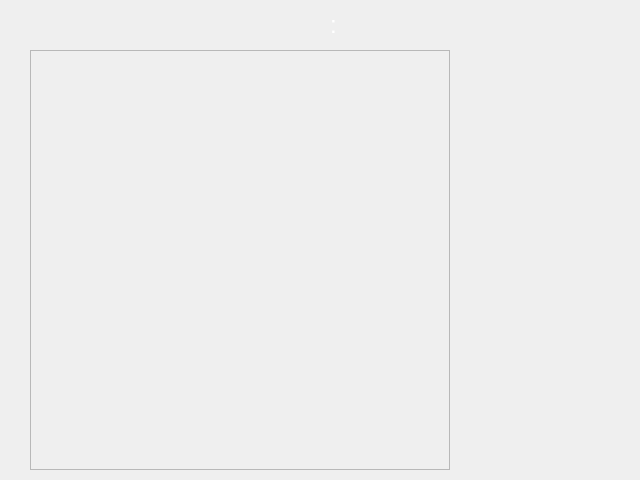
<?xml version="1.0" encoding="UTF-8"?>
<ui version="4.0">
 <class>guiGame</class>
 <widget class="QMainWindow" name="guiGame">
  <property name="geometry">
   <rect>
    <x>0</x>
    <y>0</y>
    <width>640</width>
    <height>480</height>
   </rect>
  </property>
  <property name="windowTitle">
   <string>MainWindow</string>
  </property>
  <property name="styleSheet">
   <string notr="true">background-image:url(:/img/bg.png);</string>
  </property>
  <widget class="QWidget" name="centralwidget">
   <widget class="QFrame" name="frame">
    <property name="geometry">
     <rect>
      <x>30</x>
      <y>50</y>
      <width>420</width>
      <height>420</height>
     </rect>
    </property>
    <property name="frameShape">
     <enum>QFrame::StyledPanel</enum>
    </property>
    <property name="frameShadow">
     <enum>QFrame::Raised</enum>
    </property>
   </widget>
   <widget class="QLabel" name="label">
    <property name="geometry">
     <rect>
      <x>330</x>
      <y>10</y>
      <width>47</width>
      <height>31</height>
     </rect>
    </property>
    <property name="styleSheet">
     <string notr="true">background:none;</string>
    </property>
    <property name="text">
     <string>&lt;html&gt;&lt;head/&gt;&lt;body&gt;&lt;p&gt;&lt;span style=&quot; font-size:18pt; color:#ffffff;&quot;&gt;:&lt;/span&gt;&lt;/p&gt;&lt;/body&gt;&lt;/html&gt;</string>
    </property>
   </widget>
   <widget class="QLabel" name="label_2">
    <property name="geometry">
     <rect>
      <x>30</x>
      <y>10</y>
      <width>101</width>
      <height>31</height>
     </rect>
    </property>
    <property name="styleSheet">
     <string notr="true">background:none;</string>
    </property>
    <property name="text">
     <string>&lt;html&gt;&lt;head/&gt;&lt;body&gt;&lt;p&gt;&lt;br/&gt;&lt;/p&gt;&lt;/body&gt;&lt;/html&gt;</string>
    </property>
   </widget>
   <widget class="QLabel" name="label_3">
    <property name="geometry">
     <rect>
      <x>530</x>
      <y>10</y>
      <width>101</width>
      <height>31</height>
     </rect>
    </property>
    <property name="styleSheet">
     <string notr="true">background:none;</string>
    </property>
    <property name="text">
     <string>&lt;html&gt;&lt;head/&gt;&lt;body&gt;&lt;p&gt;&lt;br/&gt;&lt;/p&gt;&lt;/body&gt;&lt;/html&gt;</string>
    </property>
   </widget>
   <widget class="QLabel" name="label_4">
    <property name="geometry">
     <rect>
      <x>170</x>
      <y>10</y>
      <width>31</width>
      <height>31</height>
     </rect>
    </property>
    <property name="styleSheet">
     <string notr="true">background:none;</string>
    </property>
    <property name="text">
     <string>&lt;html&gt;&lt;head/&gt;&lt;body&gt;&lt;p&gt;&lt;br/&gt;&lt;/p&gt;&lt;/body&gt;&lt;/html&gt;</string>
    </property>
   </widget>
   <widget class="QLabel" name="label_5">
    <property name="geometry">
     <rect>
      <x>460</x>
      <y>10</y>
      <width>31</width>
      <height>31</height>
     </rect>
    </property>
    <property name="styleSheet">
     <string notr="true">background:none;</string>
    </property>
    <property name="text">
     <string>&lt;html&gt;&lt;head/&gt;&lt;body&gt;&lt;p&gt;&lt;br/&gt;&lt;/p&gt;&lt;/body&gt;&lt;/html&gt;</string>
    </property>
   </widget>
   <widget class="QLabel" name="label_6">
    <property name="geometry">
     <rect>
      <x>490</x>
      <y>100</y>
      <width>101</width>
      <height>31</height>
     </rect>
    </property>
    <property name="styleSheet">
     <string notr="true">background:none;</string>
    </property>
    <property name="text">
     <string>&lt;html&gt;&lt;head/&gt;&lt;body&gt;&lt;p&gt;&lt;br/&gt;&lt;/p&gt;&lt;/body&gt;&lt;/html&gt;</string>
    </property>
   </widget>
   <widget class="QPushButton" name="pushButton">
    <property name="geometry">
     <rect>
      <x>470</x>
      <y>280</y>
      <width>148</width>
      <height>41</height>
     </rect>
    </property>
    <property name="styleSheet">
     <string notr="true">background-image:url(:/img/save.png);
background-color: transparent;
border:none;</string>
    </property>
    <property name="text">
     <string/>
    </property>
   </widget>
   <widget class="QPushButton" name="pushButton_2">
    <property name="geometry">
     <rect>
      <x>470</x>
      <y>340</y>
      <width>148</width>
      <height>41</height>
     </rect>
    </property>
    <property name="styleSheet">
     <string notr="true">background-image:url(:/img/undo.png);
background-color: transparent;
border:none;</string>
    </property>
    <property name="text">
     <string/>
    </property>
   </widget>
   <widget class="QPushButton" name="pushButton_3">
    <property name="geometry">
     <rect>
      <x>470</x>
      <y>400</y>
      <width>148</width>
      <height>41</height>
     </rect>
    </property>
    <property name="styleSheet">
     <string notr="true">background-image:url(:/img/redo.png);
background-color: transparent;
border:none;</string>
    </property>
    <property name="text">
     <string/>
    </property>
   </widget>
  </widget>
 </widget>
 <resources/>
 <connections/>
</ui>
